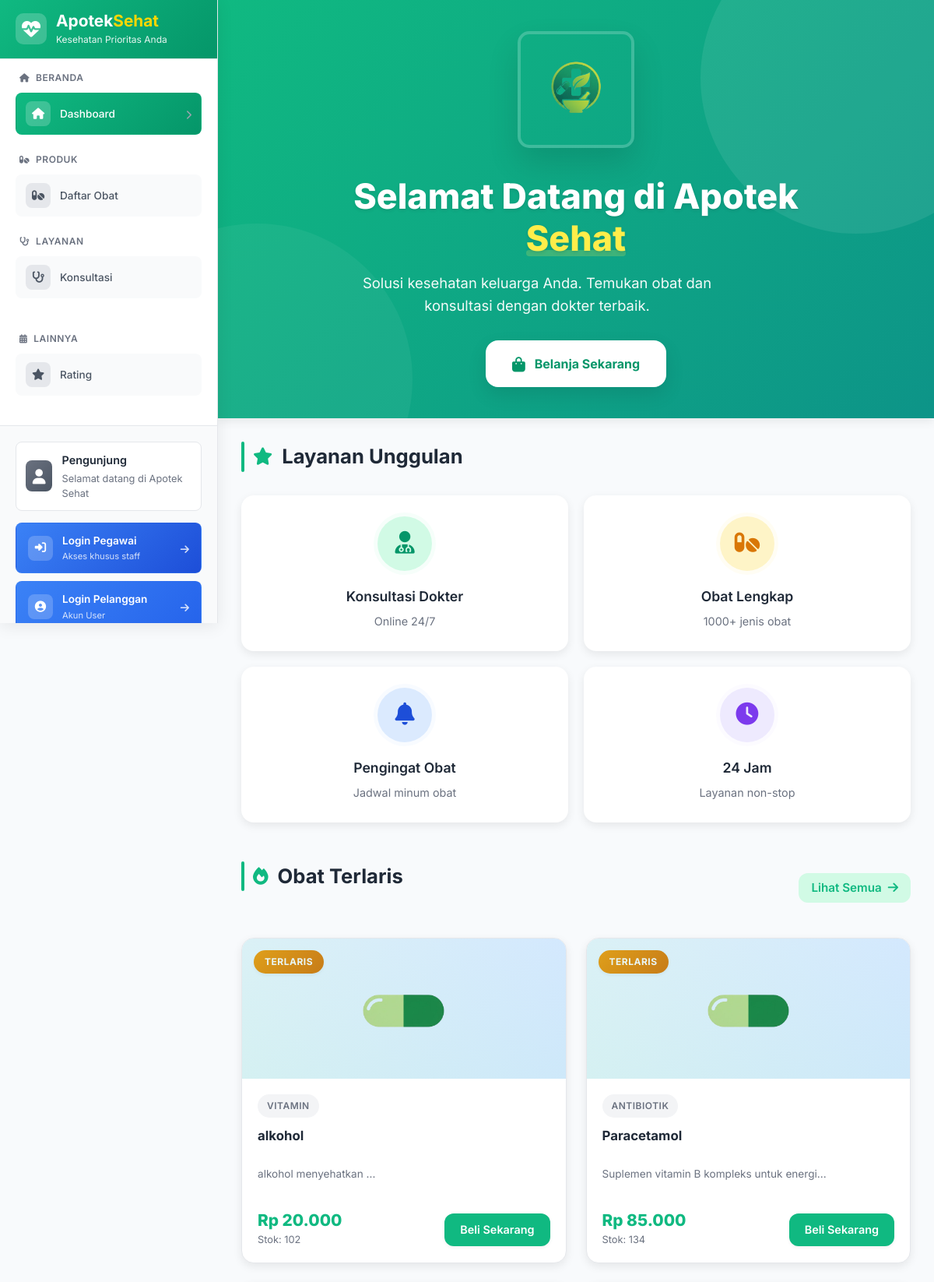
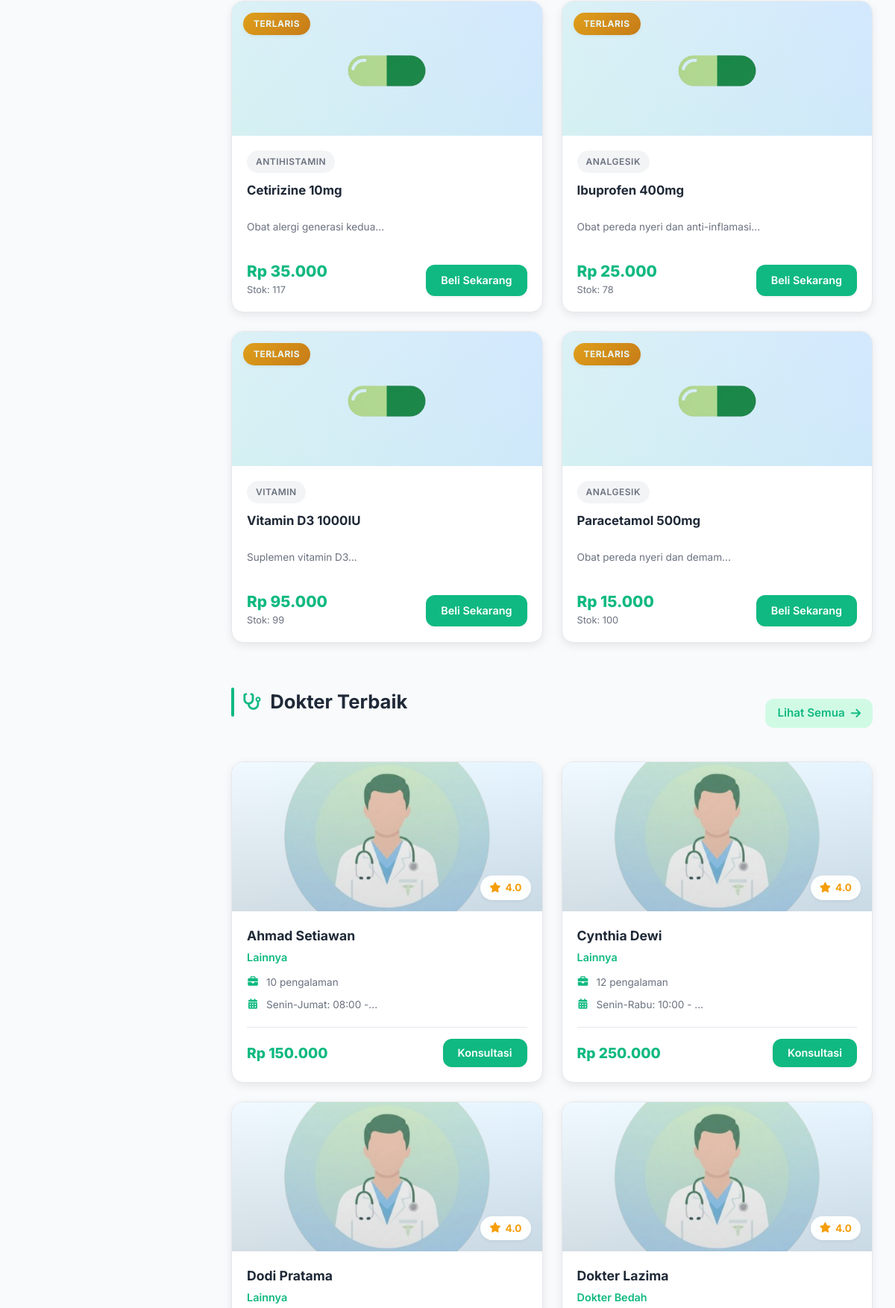
The page /screen/dashboard/ (upper part) on the database its author committed (2 pictures, top to bottom).
### tables this page shows
CREATE TABLE `obat` (
  `id_obat` int(11) NOT NULL,
  `nama_obat` varchar(100) NOT NULL,
  `jenis_obat` varchar(50) DEFAULT NULL,
  `kategori` varchar(50) DEFAULT NULL,
  `harga` decimal(10,2) NOT NULL,
  `stok` int(11) NOT NULL,
  `deskripsi` text DEFAULT NULL,
  `indikasi` text DEFAULT NULL,
  `cara_pakai` text DEFAULT NULL,
  `efek_samping` text DEFAULT NULL,
  `gambar` varchar(255) DEFAULT NULL,
  `created_at` timestamp NOT NULL DEFAULT current_timestamp()
);

CREATE TABLE `dokter` (
  `id_dokter` int(11) NOT NULL,
  `nama_dokter` varchar(100) NOT NULL,
  `spesialisasi` varchar(100) DEFAULT NULL,
  `pengalaman` varchar(50) DEFAULT NULL,
  `nomor_telepon` varchar(20) DEFAULT NULL,
  `email` varchar(100) DEFAULT NULL,
  `jadwal_praktek` text DEFAULT NULL,
  `foto` varchar(100) DEFAULT NULL,
  `biaya_konsultasi` decimal(10,2) DEFAULT NULL,
  `created_at` timestamp NOT NULL DEFAULT current_timestamp()
);

### config.php (called while the page is built, shortened)
<?php
$base_url = "http://" . $_SERVER['HTTP_HOST'] . "/apotek";

### screen/dashboard/index.php (the view, shortened to what this page needs)
<?php
require_once '../../config.php';
$dokter_terbaik = mysqli_query($conn, "
    SELECT d.*,
           COALESCE((SELECT AVG(bintang) FROM rating WHERE id_dokter = d.id_dokter), 4.5) as rating_avg
    FROM dokter d
    ORDER BY rating_avg DESC, d.nama_dokter ASC
    LIMIT 4
");
$obat_terlaris = mysqli_query($conn, "
    SELECT o.*, COALESCE(SUM(dt.jumlah), 0) as total_terjual
    FROM obat o
    LEFT JOIN transaksi_detail dt ON o.id_obat = dt.id_obat
    LEFT JOIN transaksi t ON dt.id_transaksi = t.id_transaksi AND t.status_pembayaran = 'lunas'
    GROUP BY o.id_obat
    ORDER BY total_terjual DESC
    LIMIT 6
");
?>
<!DOCTYPE html>
<html lang="id">
<head>
    <link rel="stylesheet" href="style.css">
    <link rel="stylesheet" href="https://cdnjs.cloudflare.com/ajax/libs/font-awesome/6.4.0/css/all.min.css">
    <link rel="stylesheet" href="https://cdn.jsdelivr.net/npm/swiper@10/swiper-bundle.min.css">
</head>
<body>
    <div class="container">
        <?php include '../../includes/sidebar.php'; ?>
        <main class="main-content">
            <header class="dashboard-header">
                <div class="welcome-banner">
                    <div class="welcome-text">
                        <h1>Selamat Datang di Apotek<span>Sehat</span></h1>
                        <p>Solusi kesehatan keluarga Anda. Temukan obat dan konsultasi dengan dokter terbaik.</p>
                        <a href="<?php echo isset($_SESSION['user_id']) ? '../obat/' : '../../auth/user_login.php'; ?>" class="btn-explore">
                            <i class="fas fa-shopping-bag"></i>
                            Belanja Sekarang
                        </a>
                    </div>
                    <div class="welcome-image">
                        <img src="<?php echo $base_url; ?>/assets/logo/logo_apotek.png" alt="Apotek Sehat" style="width: 150px; height: auto; border-radius: 15px; object-fit: cover;">
                    </div>
                </div>
            </header>
            <div class="content">
                <section class="features-section">
                    <h2 class="section-title">
                        <i class="fas fa-star"></i>
                        Layanan Unggulan
                    </h2>
                    <div class="features-grid">
                        <a href="../konsultasi/" class="feature-card feature-card-link">
                            <div class="feature-icon green">
                                <i class="fas fa-user-md"></i>
                            </div>
                            <h3>Konsultasi Dokter</h3>
                            <p>Online 24/7</p>
                        </a>
                        <a href="../obat/" class="feature-card feature-card-link">
                            <div class="feature-icon orange">
                                <i class="fas fa-pills"></i>
                            </div>
                            <h3>Obat Lengkap</h3>
                            <p>1000+ jenis obat</p>
                        </a>
                        <a href="../pengingat/" class="feature-card feature-card-link">
                            <div class="feature-icon blue">
                                <i class="fas fa-bell"></i>
                            </div>
                            <h3>Pengingat Obat</h3>
                            <p>Jadwal minum obat</p>
                        </a>
                        <div class="feature-card">
                            <div class="feature-icon purple">
                                <i class="fas fa-clock"></i>
                            </div>
                            <h3>24 Jam</h3>
                            <p>Layanan non-stop</p>
                        </div>
                    </div>
                </section>
                <section class="best-selling-section">
                    <div class="section-header">
                        <h2 class="section-title">
                            <i class="fas fa-fire"></i>
                            Obat Terlaris
                        </h2>
                        <a href="../obat/" class="view-all">Lihat Semua <i class="fas fa-arrow-right"></i></a>
                    </div>
                    <div class="products-grid">
                        <?php while ($obat = mysqli_fetch_assoc($obat_terlaris)):
                            $gambar_obat = !empty($obat['gambar']) && file_exists("../../assets/images/obat/{$obat['gambar']}")
                                ? "../../assets/images/obat/{$obat['gambar']}"
                                : "../../assets/images/obat/default.png";
                        ?>
                        <div class="product-card">
                            <div class="product-badge">Terlaris</div>
                            <div class="product-image">
                                <img src="<?php echo $gambar_obat; ?>" alt="<?php echo htmlspecialchars($obat['nama_obat']); ?>">
                            </div>
                            <div class="product-info">
                                <span class="product-category"><?php echo htmlspecialchars($obat['kategori']); ?></span>
                                <h3 class="product-title"><?php echo htmlspecialchars($obat['nama_obat']); ?></h3>
                                <p class="product-desc"><?php echo substr(htmlspecialchars($obat['deskripsi']), 0, 60) . '...'; ?></p>
                                <div class="product-footer">
                                    <div class="product-price">
                                        <span class="price">Rp <?php echo number_format($obat['harga'], 0, ',', '.'); ?></span>
                                        <span class="stock">Stok: <?php echo $obat['stok']; ?></span>
                                    </div>
                                    <a href="../obat/?purchase_id=<?php echo $obat['id_obat']; ?>" class="btn-buy-now">
                                        Beli Sekarang
                                    </a>
                                </div>
                            </div>
                        </div>
                        <?php endwhile; ?>
                    </div>
                </section>
                <section class="doctors-section">
                    <div class="section-header">
                        <h2 class="section-title">
                            <i class="fas fa-stethoscope"></i>
                            Dokter Terbaik
                        </h2>
                        <a href="../dokter/" class="view-all">Lihat Semua <i class="fas fa-arrow-right"></i></a>
                    </div>
                    <div class="doctors-grid">
                        <?php while ($dokter = mysqli_fetch_assoc($dokter_terbaik)):
                            $gambar_dokter = !empty($dokter['foto']) && file_exists("../../assets/images/dokter/{$dokter['foto']}")
                                ? "../../assets/images/dokter/{$dokter['foto']}"
                                : "../../assets/images/dokter/default.png";
                        ?>
                        <div class="doctor-card">
                            <div class="doctor-image">
                                <img src="<?php echo $gambar_dokter; ?>" alt="<?php echo htmlspecialchars($dokter['nama_dokter']); ?>">
                                <div class="doctor-rating">
                                    <i class="fas fa-star"></i>
                                    <span><?php echo number_format($dokter['rating_avg'] ?? 4.5, 1); ?></span>
                                </div>
                            </div>
                            <div class="doctor-info">
                                <h3><?php echo htmlspecialchars($dokter['nama_dokter']); ?></h3>
                                <p class="doctor-specialty"><?php echo htmlspecialchars($dokter['spesialisasi']); ?></p>
                                <p class="doctor-experience">
                                    <i class="fas fa-briefcase"></i>
                                    <?php echo htmlspecialchars($dokter['pengalaman']); ?> pengalaman
                                </p>
                                <div class="doctor-schedule">
                                    <i class="fas fa-calendar-alt"></i>
                                    <span><?php echo substr(htmlspecialchars($dokter['jadwal_praktek']), 0, 20); ?>...</span>
                                </div>
                                <div class="doctor-footer">
                                    <span class="consultation-fee">
                                        Rp <?php echo number_format($dokter['biaya_konsultasi'], 0, ',', '.'); ?>
                                    </span>
                                    <a href="../konsultasi/?wa_id=<?php echo $dokter['id_dokter']; ?>" class="btn-consult">
                                        Konsultasi
                                    </a>
                                </div>
                            </div>
                        </div>
                        <?php endwhile; ?>
                    </div>
                </section>
            </div>
        </main>
    </div>
</body>
</html>

### rows shown on the page
obat: kategori "VITAMIN", nama_obat "alkohol", deskripsi "alkohol menyehatkan", harga "20.000", stok "102"
obat: kategori "ANTIBIOTIK", nama_obat "Paracetamol", deskripsi "Suplemen vitamin B kompleks untuk energi", harga "85.000", stok "134"
obat: kategori "ANTIHISTAMIN", nama_obat "Cetirizine 10mg", deskripsi "Obat alergi generasi kedua", harga "35.000", stok "117"
obat: kategori "ANALGESIK", nama_obat "Ibuprofen 400mg", deskripsi "Obat pereda nyeri dan anti-inflamasi", harga "25.000", stok "78"
obat: kategori "VITAMIN", nama_obat "Vitamin D3 1000IU", deskripsi "Suplemen vitamin D3", harga "95.000", stok "99"
obat: kategori "ANALGESIK", nama_obat "Paracetamol 500mg", deskripsi "Obat pereda nyeri dan demam", harga "15.000", stok "100"
dokter: rating_avg "4.0", nama_dokter "Ahmad Setiawan", spesialisasi "Lainnya", pengalaman "10", jadwal_praktek "Senin-Jumat: 08:00 -", biaya_konsultasi "150.000"
dokter: rating_avg "4.0", nama_dokter "Cynthia Dewi", spesialisasi "Lainnya", pengalaman "12", jadwal_praktek "Senin-Rabu: 10:00 -", biaya_konsultasi "250.000"
dokter: rating_avg "4.0", nama_dokter "Dodi Pratama", spesialisasi "Lainnya"
dokter: rating_avg "4.0", nama_dokter "Dokter Lazima", spesialisasi "Dokter Bedah"
